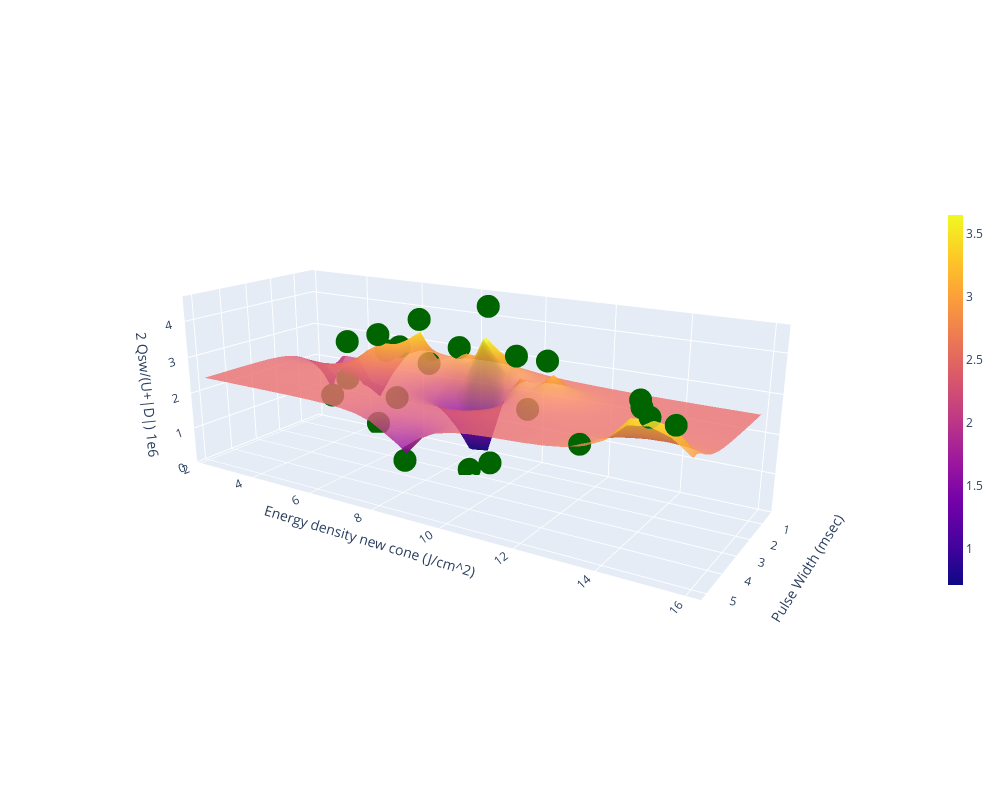

Notebook source saved alongside this figure:
### Code cell
# visualize acquisition function results and confidence bound surfaces
vis_pred(raw_train_x, train_y, raw_test_grid, pred_labels)

### Figure 1 — Plotly figure (JSON) as saved in the notebook; plotly's stock layout.template omitted (floating-point values rounded to 4 significant figures; data arrays with more than 128 entries replaced by an {"elided": "..."} marker saying what was removed)
{"data": [{"colorbar": {"len": 0.5, "thickness": 15}, "name": "GP regression", "opacity": 0.8, "x": [0.3393, 0.5055, 0.6718, 0.8381, 1.004, 1.171, 1.337, 1.503, 1.669, 1.836, 2.002, 2.168, 2.334, 2.501, 2.667, 2.833, 2.999, 3.166, 3.332, 3.498, 3.664, 3.831, 3.997, 4.163, 4.329, 4.496, 4.662, 4.828, 4.994, 5.161], "y": [2.276, 2.746, 3.215, 3.685, 4.154, 4.624, 5.094, 5.563, 6.033, 6.502, 6.972, 7.441, 7.911, 8.381, 8.85, 9.32, 9.789, 10.26, 10.73, 11.2, 11.67, 12.14, 12.61, 13.08, 13.55, 14.02, 14.49, 14.95, 15.42, 15.89], "z": {"elided": "30x30 float values"}, "type": "surface"}, {"marker": {"color": "darkgreen"}, "mode": "markers", "name": "training data", "x": [0.5, 0.5, 1.0, 1.0, 1.5, 1.5, 5.0, 5.0, 0.5, 5.0, 2.0, 0.5, 0.5, 0.5, 1.0, 1.0, 2.0, 2.0, 2.0, 2.0, 5.0, 5.0, 5.0], "y": [2.73, 3.4, 3.79, 6.44, 5.36, 8.99, 8.8, 14.67, 5.24, 14.89, 10.13, 4.51, 5.37, 4.88, 6.76, 7.77, 8.73, 9.38, 10.48, 11.01, 14.71, 15.44, 13.37], "z": [0.873, 2.677, 1.699, 3.805, 3.335, 4.535, 1.363, 3.841, 1.201, 3.514, 3.471, 0.2633, 2.775, 2.591, 2.58, 3.174, 0.1315, 0.4512, 2.127, 3.468, 3.686, 3.446, 2.652], "type": "scatter3d"}], "layout": {"legend": {"orientation": "h", "yanchor": "top", "y": 1.02, "xanchor": "left", "x": 1}, "margin": {"r": 20, "l": 10, "b": 10, "t": 10}, "width": 1000, "height": 800, "scene": {"xaxis": {"title": {"text": "Pulse Width (msec)"}}, "yaxis": {"title": {"text": "Energy density new cone (J/cm^2)"}}, "zaxis": {"title": {"text": "2 Qsw/(U+|D|) 1e6"}}, "camera": {"up": {"x": 0, "y": 0, "z": 1}, "center": {"x": 0, "y": 0, "z": 0}, "eye": {"x": 2.75, "y": 1.75, "z": 1}}}}}
